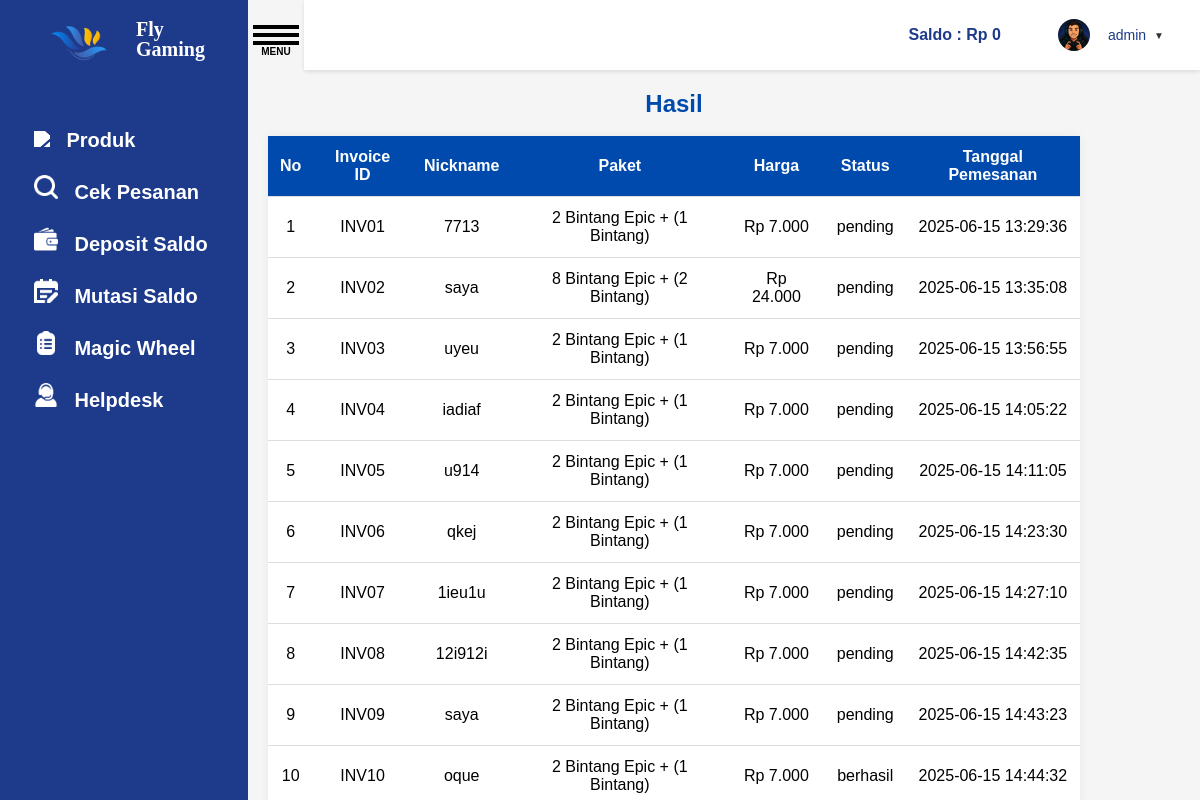
The page /table_cek_pesanan.php (signed in) on the database its author committed.
### tables this page shows
CREATE TABLE `akses` (
  `id` int(11) NOT NULL,
  `username` varchar(50) NOT NULL,
  `password` varchar(255) NOT NULL,
  `role` enum('admin','pembeli') NOT NULL,
  `foto` varchar(255) DEFAULT 'img/default.png',
  `saldo` int(11) DEFAULT 0
);

CREATE TABLE `data_joki` (
  `id` int(11) NOT NULL,
  `nickname` varchar(50) NOT NULL,
  `platform` enum('Moonton','Tiktok','Facebook') NOT NULL,
  `id_pengguna` varchar(50) NOT NULL,
  `catatan` text DEFAULT NULL,
  `paket` varchar(100) NOT NULL,
  `harga` int(11) NOT NULL,
  `metode_pembayaran` varchar(50) NOT NULL,
  `nominal_pembayaran` int(11) DEFAULT NULL,
  `nomor_whatsapp` varchar(20) DEFAULT NULL,
  `status` varchar(50) DEFAULT 'Pending',
  `tanggal_pesan` timestamp NOT NULL DEFAULT current_timestamp(),
  `invoice` varchar(20) NOT NULL
);

### saldo_navbar.php (called while the page is built, shortened)
<?php
include 'koneksi.php';
$user_id = $_SESSION['user_id'];
$username = $_SESSION['username'];
$foto = $_SESSION['foto'];
$sql = "SELECT saldo FROM akses WHERE id = ?";
$stmt = $koneksi->prepare($sql);
$stmt->bind_param("i", $user_id);
$stmt->execute();
$stmt->bind_result($saldo);
?>

### table_cek_pesanan.php (the view, shortened to what this page needs)
<?php include 'saldo_navbar.php';
include 'koneksi.php';
$invoice = isset($_GET['invoice']) ? trim($_GET['invoice']) : '';
?>
<!DOCTYPE html>
<html>
<head>
</head>
<link rel="stylesheet" type="text/css" href="css/style_data_pesanan.css">
<link rel="stylesheet" type="text/css" href="css/style_dropdown.css">
<body>
    <div class="container">
        <div class="sidebar">
            <div class="header-logo">
                <div class="item-logo">
                    <a href="#">
                        <img src="img/logo.png" class="logo">
                    </a>
                    <span class="nama-logo">Fly Gaming</span>
                </div>
            </div>
            <div class="main">
            <div class="list-item">
                <a href="produk.php">
                    <img src="img/produk.png" class="icon" active>
                    <span class="deskripsi">Produk</span>
                </a>
            </div>
            <div class="list-item">
                <a href="cek_pesanan.php">
                    <img src="img/search.png" class="icon">
                    <span class="deskripsi">Cek Pesanan</span>
                </a>
            </div>
            <div class="list-item">
                <a href="isi_saldo.php">
                    <img src="img/wallet.png" class="icon">
                    <span class="deskripsi">Deposit Saldo</span>
                </a>
            </div>
            <div class="list-item">
                <a href="mutasi.php">
                    <img src="img/mutasi.png" class="icon">
                    <span class="deskripsi">Mutasi Saldo</span>
                </a>
            </div>
            <div class="list-item">
                <a href="magic_wheel.php">
                    <img src="img/magic.png" class="icon">
                    <span class="deskripsi">Magic Wheel</span>
                </a>
            </div>
            <div class="list-item">
                <a href="https://wa.me/62895412035639">
                    <img src="img/cs.png" class="icon">
                    <span class="deskripsi">Helpdesk</span>
                </a>
            </div>
        </div>
        </div>
        <div class="content">
            <div id="menu-button">
                <label for="menu-checkbox" id="menu-label">
                    <div id="hamburger">
                    </div>
                </label>
            </div>
            <div class="navbar">
                <div class="saldo">
                    <span>Saldo : Rp <?= number_format($saldo, 0, ',', '.') ?></span>
                </div>
                <div class="user-dropdown">
                <div class="profil">
                    <button class="dropdown-toggle">
                    <img src="<?= htmlspecialchars($foto) ?>" class="profil-pic">
                    <span class="profil-nama"><?= htmlspecialchars($username) ?></span>
                    <span class="dropdown-arrow">▼</span>
                </button>
                </div>
            </div>
            </div>
            <div class="grid">
        <div class="header-riwayat">
<h2>Hasil</h2>
<br>
<table>
    <thead>
      <tr>
        <th>No</th>
        <th>Invoice ID</th>
        <th>Nickname</th>
        <th>Paket</th>
        <th>Harga</th>
        <th>Status</th>
        <th>Tanggal Pemesanan</th>
      </tr>
    </thead>
    <tbody>
       <?php
$per_page = 10;
$page = isset($_GET['page']) ? (int)$_GET['page'] : 1;
$page = max($page, 1);
$start = ($page - 1) * $per_page;
if (!empty($invoice)) {
    $stmt = $koneksi->prepare("SELECT * FROM data_joki WHERE invoice = ? LIMIT ?, ?");
    $stmt->bind_param("sii", $invoice, $start, $per_page);
} else {
    $stmt = $koneksi->prepare("SELECT * FROM data_joki LIMIT ?, ?");
    $stmt->bind_param("ii", $start, $per_page);
}
$stmt->execute();
$result = $stmt->get_result();
$no = $start + 1;
if ($result->num_rows > 0) {
    while ($row = $result->fetch_assoc()) {
        echo "<tr>
                <td>{$no}</td>
                <td>{$row['invoice']}</td>
                <td>{$row['nickname']}</td>
                <td>{$row['paket']}</td>
                <td>Rp " . number_format($row['harga'], 0, ',', '.') . "</td>
                <td>{$row['status']}</td>
                <td>{$row['tanggal_pesan']}</td>
              </tr>";
        $no++;
    }
} else {
    echo "<tr><td colspan='7'>Data tidak ditemukan.</td></tr>";
}
?>
    </tbody>
  </table>
        </div>
</body>
</html>

### css/style_data_pesanan.css (style rules this page uses)
* { font-family: 'Ubuntu', sans-serif; padding: 0; margin: 0; }
.container { display: flex; min-height: 100vh; }
.navbar { position: fixed; top: 0; left: 304px; right: 0; height: 70px; background-color: white; box-shadow: 0 2px 4px rgba(0,0,0,0.1); display: flex; justify-content: flex-end; align-items: center; padding: 0 24px; z-index: 99; transition: all 0.3s ease; }
.sidebar { background-color: #1e3a8a; width: 260px; padding: 24px; display: flex; box-sizing: border-box; flex-direction: column; transition: all ease-in .3s; }
.content { background-color: whitesmoke; width: 100%; height: 100vh; overflow: auto; }
.nama-logo { font-family: 'Ubuntu'; height: 200px; font-style: normal; font-weight: 700; font-size: 20px; line-height: 20px; color: white; }
.sidebar a { text-decoration: none; }
.item-logo { display: flex; flex-direction: row; align-items: center; width: 200px; padding: 12px 10px; height: 40px; box-sizing: border-box; }
.logo { align-items: center; width: 90px; height: 90px; margin-right: 12px; }
.nama-logo { align-items: center; margin-top: 150px; }
.main { margin-top: 55px; }
.list-item { display: flex; flex-direction: row; align-items: center; padding: 12px 10px; border-radius: 8px; box-sizing: border-box; }
.list-item .deskripsi { font-weight: bold; font-size: 20px; }
.deskripsi { font-style: normal; font-weight: 400; font-size: 18px; line-height: 18px; text-align: center; color: white; }
.icon { width: 18px; margin-right: 12px; }
.sidebar .icon { filter: brightness(0) invert(1); width: 24px; height: auto; }
#menu-button { width: 46px; position: absolute; overflow: hidden; margin-left: 5px; margin-top: 25px; }
#menu-label { position: relative; display: block; height: 100px; cursor: pointer; }
#hamburger,#menu-label:after,#menu-label:before { position: absolute; left: 0; width: 100%; height: 4px; background-color: black; }
#menu-label:after,#menu-label:before { content: ""; transition: 0.4s cubic-bezier(0.075, 0.82, 0.165, 1) left; }
#menu-label:before { top: 0; }
#menu-label:after { top: 8px; }
#hamburger { top: 16px; }
#hamburger:before { font-size: 10px; content: "MENU"; position: absolute; top: 5px; right: 0; left: 0; color: black; font-weight: bold; text-align: center; bottom: 20px; }
.saldo span { font-weight: bold; color: #1e3a8a; }
.profil { display: flex; align-items: center; }
.profil-pic { width: 32px; height: 32px; border-radius: 50%; margin-left: 15px; margin-right: 10px; }
.profil-nama { font-weight: 500; color: #1e3a8a; }
.grid { padding: 20px; margin-top: 70px; margin-right: 100px; display: grid; grid-template-columns: 1fr; gap: 16px; }
.header-logo { display: flex; align-items: center; }
h2 { color: #004aad; text-align: center; }
table { width: 100%; border-collapse: collapse; background-color: #ffffff; box-shadow: 0 0 10px rgba(0,0,0,0.05); }
th, td { padding: 12px; text-align: center; border-bottom: 1px solid #ddd; }
th { background-color: #004aad; color: white; }
select, button { padding: 6px 10px; border: 1px solid #004aad; border-radius: 4px; }
button { background-color: #004aad; color: white; cursor: pointer; }

### css/style_dropdown.css (style rules this page uses)
.user-dropdown { position: relative; display: inline-block; margin-left: 15px; }
.dropdown-toggle { background-color: transparent; color: #333; padding: 8px 12px; border: none; border-radius: 5px; cursor: pointer; font-size: 14px; display: flex; align-items: center; gap: 8px; }
.dropdown-arrow { font-size: 10px; }
.navbar { display: flex; align-items: center; gap: 15px; }
.profil { display: flex; align-items: center; gap: 8px; }

### rows shown on the page
akses: saldo "0"
data_joki: invoice "INV01", nickname "7713", paket "2 Bintang Epic + (1 Bintang)", harga "7.000", status "pending", tanggal_pesan "2025-06-15 13:29:36"
data_joki: invoice "INV02", nickname "saya", paket "8 Bintang Epic + (2 Bintang)", harga "24.000", status "pending", tanggal_pesan "2025-06-15 13:35:08"
data_joki: invoice "INV03", nickname "uyeu", paket "2 Bintang Epic + (1 Bintang)", harga "7.000", status "pending", tanggal_pesan "2025-06-15 13:56:55"
data_joki: invoice "INV04", nickname "iadiaf", paket "2 Bintang Epic + (1 Bintang)", harga "7.000", status "pending", tanggal_pesan "2025-06-15 14:05:22"
data_joki: invoice "INV05", nickname "u914", paket "2 Bintang Epic + (1 Bintang)", harga "7.000", status "pending", tanggal_pesan "2025-06-15 14:11:05"
data_joki: invoice "INV06", nickname "qkej", paket "2 Bintang Epic + (1 Bintang)", harga "7.000", status "pending", tanggal_pesan "2025-06-15 14:23:30"
data_joki: invoice "INV07", nickname "1ieu1u", paket "2 Bintang Epic + (1 Bintang)", harga "7.000", status "pending", tanggal_pesan "2025-06-15 14:27:10"
data_joki: invoice "INV08", nickname "12i912i", paket "2 Bintang Epic + (1 Bintang)", harga "7.000", status "pending", tanggal_pesan "2025-06-15 14:42:35"
data_joki: invoice "INV09", nickname "saya", paket "2 Bintang Epic + (1 Bintang)", harga "7.000", status "pending", tanggal_pesan "2025-06-15 14:43:23"
data_joki: invoice "INV10", nickname "oque", paket "2 Bintang Epic + (1 Bintang)", harga "7.000", status "berhasil", tanggal_pesan "2025-06-15 14:44:32"

### other values the page prints
$username "admin"
